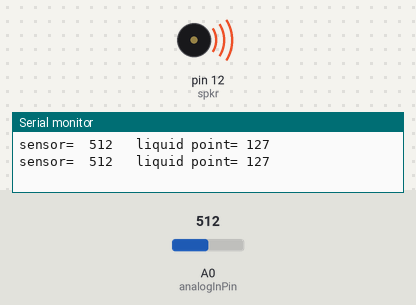
Simulated run of this sketch. Board: Arduino Uno, built with avr-gcc and run on an emulated ATmega328P. On the bench: buzzer (waves = sounding), the last lines printed to the serial monitor. The test bench sets the inputs (shaded band); at power-on: A0 (analogInPin) = 512.

Above: at 2.3 s.
2.4 s: A0 (analogInPin) set to 0
At 4.0 s:
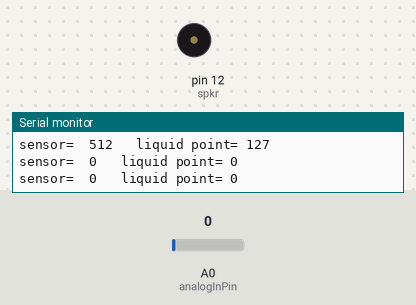
4.5 s: A0 (analogInPin) set to 122
At 5.6 s:
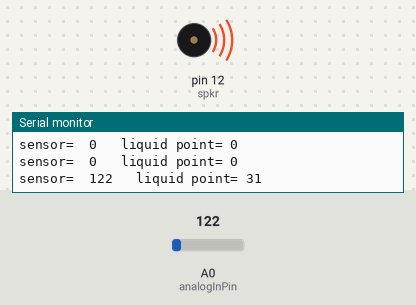
Timing chart, 0 to 15.5 s (numbered marks = the images above; inputs shaded):
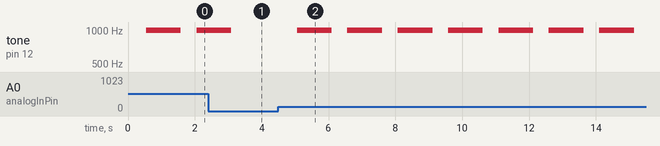

The sketch:

Code.ino
```cpp
const int analogInPin = A0;
int sensorValue = 450;
int outputValue = 112;
int spkr = 12;
void setup() {
  Serial.begin(9600);
  pinMode(spkr,OUTPUT);
}
void loop() {
  sensorValue = analogRead(analogInPin);
  outputValue = map(sensorValue, 450, 1023, 112, 255);
  Serial.print("sensor=  ");
  Serial.print(sensorValue);
  Serial.print("\t liquid point= ");
  Serial.println(outputValue);
  delay(500);
  if(sensorValue>0){
    for (int i=0; i<1000; i++)
  {
    digitalWrite(spkr, HIGH);
    delayMicroseconds(500);
    digitalWrite(spkr, LOW);
    delayMicroseconds(500);

   }
  }
}
```

Measured:
- after the input at 2.4 s, tone on pin 12 (spkr): goes on until 3.1 s, then stays silent
- after the input at 4.5 s, tone on pin 12 (spkr): alternates 993 Hz for 1.0 s and silent for 0.47 s, starting after 0.56 s
